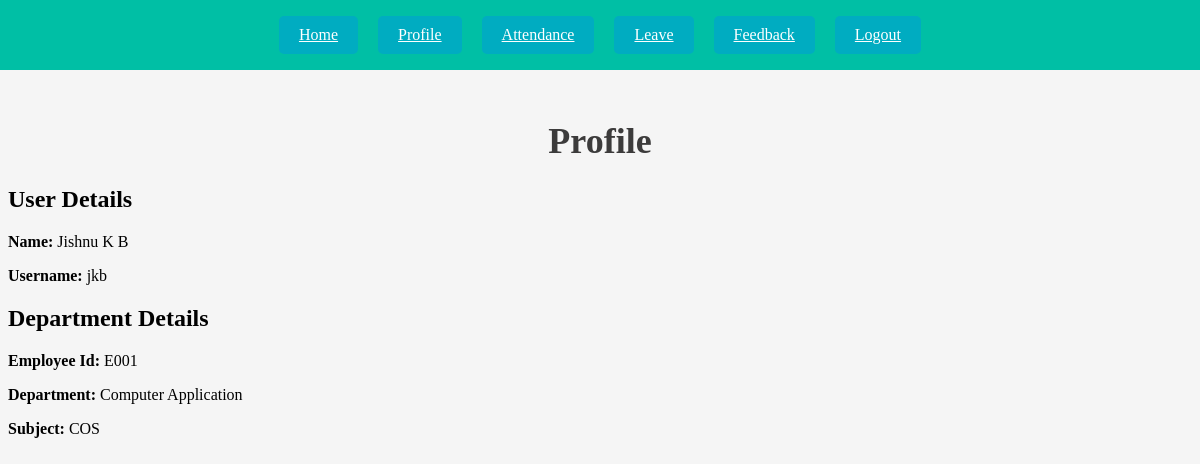
/profile/ (signed in), run on the app's committed database.
### faculty_app/models.py (models this page shows, shortened)
class Faculty(models.Model):
    user = models.OneToOneField(User, on_delete=models.CASCADE, related_name='faculty')
    dob = models.DateField()
    department = models.CharField(max_length=4, choices=DEPARTMENTS)
    date_of_join = models.DateField()
    subject = models.CharField(max_length=4, choices=SUBJECTS)
    emp_id = models.CharField(max_length=10, unique=True)

### faculty_app/views.py (the view)
# urls.py: path('profile/', views.profile, name='profile'),
@user_required
def profile(request):
    faculty = Faculty.objects.get(user=request.user)
    return render(request, 'other/profile.html', {'faculty': faculty})

### faculty_app/templates/other/profile.html (shortened to what this page needs)
{% extends 'base.html' %}
{% block content %}
  <h1>Profile</h1>
  <h2>User Details</h2>
  <p><strong>Name:</strong> {{ user.first_name }} {{ user.last_name }}</p>
  <p><strong>Username:</strong> {{ user.username }}</p>
  <h2>Department Details</h2>
  <p><strong>Employee Id:</strong> {{ faculty.emp_id }}</p>
  <p><strong>Department:</strong> {{ faculty.get_department_display }} </p>
  <p><strong>Subject:</strong> {{ faculty.get_subject_display }}</p>
{% endblock %}

### faculty_app/static/css/style.css (style rules this page uses)
h1 { color: #3c3b3b; font-size: 36px; text-align: center; margin-top: 120px; }
body { background-color: #f5f5f5; }

### data on the page
Faculty: emp_id "E001", department "Computer Application", subject "COS"

### other printed values
{{ user.first_name }} "Jishnu"
{{ user.last_name }} "K B"
{{ user.username }} "jkb"
